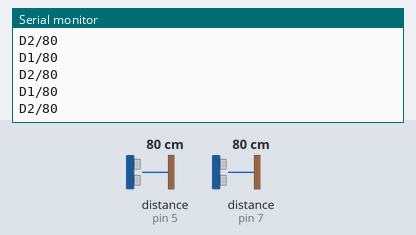
A sketch run on a simulated Arduino Uno, built with avr-gcc and run on an emulated ATmega328P. Shown: the last lines printed to the serial monitor. Wiring (inferred from the names in the program): 2 × ultrasonic range finder: trigger pin 4, echo pin 5 / trigger pin 6, echo pin 7. Inputs (shaded band) come from the test bench; at power-on: distance to the obstacle (sensors on pin 5, pin 7) 80 cm. The echo pulse lasts 58.3 µs per cm.

Above: at 1.2 s.
1.3 s: distance to the obstacle (sensor on pin 5) set to 2 cm
At 1.48 s:
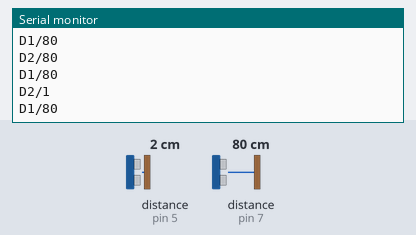
2.8 s: distance to the obstacle (sensor on pin 7) set to 2 cm
At 2.82 s:
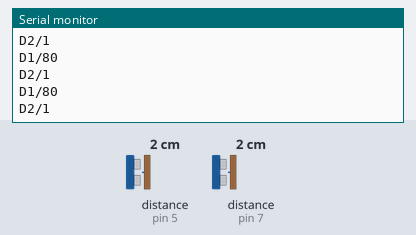
4.3 s: distance to the obstacle (sensor on pin 5) set to 4 cm
At 4.33 s:
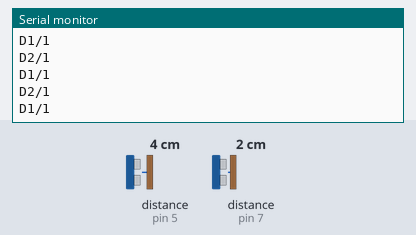
5.8 s: distance to the obstacle (sensor on pin 7) set to 4 cm
At 5.84 s:
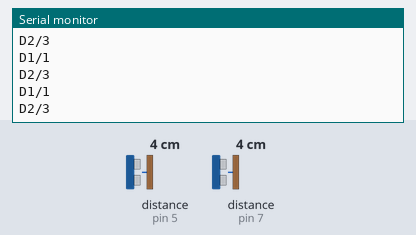
Timing chart, 0 to 8.3 s (numbered marks = the images above; inputs shaded):
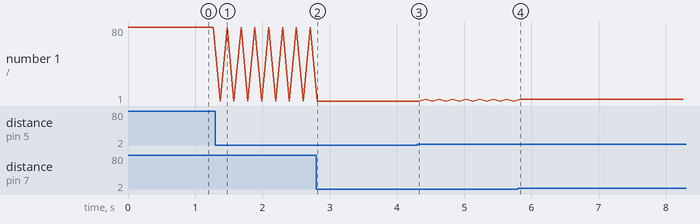

The sketch:

ComunicacionSerialPaquete2.ino
```cpp
// Creado ChepeCarlos de ALSW
// Tutorial Completo en https://nocheprogramacion.com
// Canal Youtube https://youtube.com/alswnet?sub_confirmation=1

const int PinEcho1 = 7;
const int PinTrigger1 = 6;
const int PinEcho2 = 5;
const int PinTrigger2 = 4;
int M1, M2;

void setup() {
  Serial.begin(9600);
  pinMode(PinEcho1, INPUT);
  pinMode(PinTrigger1, OUTPUT);
  digitalWrite(PinTrigger1, 0);
  pinMode(PinEcho2, INPUT);
  pinMode(PinTrigger2, OUTPUT);
  digitalWrite(PinTrigger2, 0);
}

void loop() {
  if (Serial.available()) {
    DecodificarSerial();
  }
  long D1 = Distancia(PinTrigger1, PinEcho1);
  Serial.print("D1/");
  Serial.println(D1);
  delay(100);
  long D2 = Distancia(PinTrigger2, PinEcho2);
  Serial.print("D2/");
  Serial.println(D2);
  delay(100);
}

void DecodificarSerial() {
  // Mensaje de la forma M1/30
  // Donde M1 Es motor 1
  // 30 el valor
  String Mensaje = Serial.readStringUntil('\n');
  int PosicionPleca = Mensaje.indexOf('/');
  int PosicionSaltoLinea = Mensaje.length();
  String Dato = Mensaje.substring(0, PosicionPleca);
  int Valor = Mensaje.substring(PosicionPleca + 1, PosicionSaltoLinea).toInt();
  if (Dato.equals("M1")) {
    M1 = Valor;
  }
  else if (Dato.equals("M2")) {
    M2 = Valor;
  }

  /*
    Serial.print("M1:");
    Serial.print(M1);
    Serial.print(" M2:");
    Serial.print(M2);
    Serial.println();
  */
}

long  Distancia(int Trigger, int Echo) {
  long D, T;
  digitalWrite(Trigger, 0);
  delayMicroseconds(2);
  digitalWrite(Trigger, 1);
  delayMicroseconds(10);
  digitalWrite(Trigger, 0);

  T = pulseIn(Echo, HIGH);

  D = T / 58;
  return D;
}
```

Measured:
- after the input at 1.3 s, the serial monitor: prints a new line after 0.07 s (image 1)
